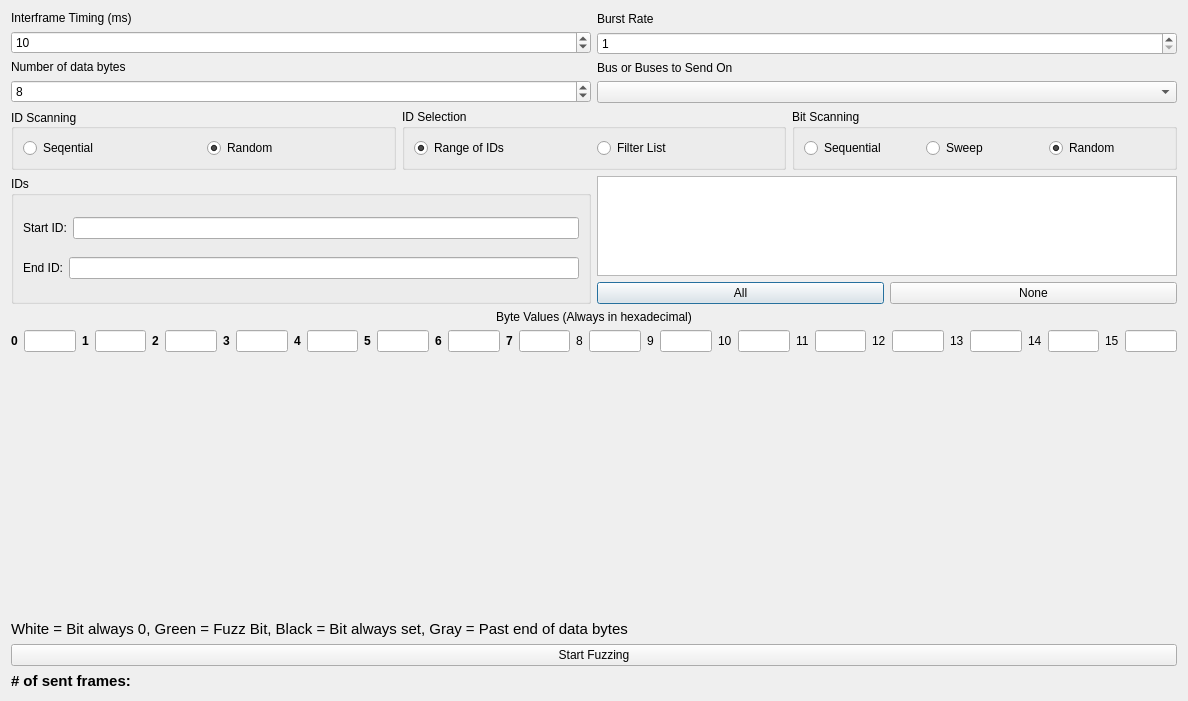
<?xml version="1.0" encoding="UTF-8"?>
<ui version="4.0">
 <class>FuzzingWindow</class>
 <widget class="QDialog" name="FuzzingWindow">
  <property name="geometry">
   <rect>
    <x>0</x>
    <y>0</y>
    <width>1188</width>
    <height>701</height>
   </rect>
  </property>
  <property name="windowTitle">
   <string>Fuzzing Window</string>
  </property>
  <layout class="QVBoxLayout" name="verticalLayout" stretch="1,1,3,0,0,6,0,0,0">
   <item>
    <layout class="QHBoxLayout" name="horizontalLayout">
     <item>
      <layout class="QVBoxLayout" name="verticalLayout_2">
       <item>
        <widget class="QLabel" name="label">
         <property name="text">
          <string>Interframe Timing (ms)</string>
         </property>
        </widget>
       </item>
       <item>
        <widget class="QSpinBox" name="spinTiming">
         <property name="maximum">
          <number>10000</number>
         </property>
         <property name="value">
          <number>10</number>
         </property>
        </widget>
       </item>
       <item>
        <widget class="QLabel" name="label_5">
         <property name="text">
          <string>Number of data bytes</string>
         </property>
        </widget>
       </item>
       <item>
        <widget class="QSpinBox" name="spinBytes">
         <property name="maximum">
          <number>64</number>
         </property>
         <property name="value">
          <number>8</number>
         </property>
        </widget>
       </item>
      </layout>
     </item>
     <item>
      <layout class="QVBoxLayout" name="verticalLayout_3">
       <item>
        <widget class="QLabel" name="label_2">
         <property name="text">
          <string>Burst Rate</string>
         </property>
        </widget>
       </item>
       <item>
        <widget class="QSpinBox" name="spinBurst">
         <property name="minimum">
          <number>1</number>
         </property>
         <property name="maximum">
          <number>10</number>
         </property>
         <property name="value">
          <number>1</number>
         </property>
        </widget>
       </item>
       <item>
        <widget class="QLabel" name="label_6">
         <property name="text">
          <string>Bus or Buses to Send On</string>
         </property>
        </widget>
       </item>
       <item>
        <widget class="QComboBox" name="cbBuses"/>
       </item>
      </layout>
     </item>
    </layout>
   </item>
   <item>
    <layout class="QHBoxLayout" name="horizontalLayout_2">
     <item>
      <widget class="QGroupBox" name="groupBox">
       <property name="title">
        <string>ID Scanning</string>
       </property>
       <property name="alignment">
        <set>Qt::AlignLeading|Qt::AlignLeft|Qt::AlignVCenter</set>
       </property>
       <layout class="QHBoxLayout" name="horizontalLayout_3">
        <item>
         <widget class="QRadioButton" name="rbSequentialID">
          <property name="text">
           <string>Seqential</string>
          </property>
         </widget>
        </item>
        <item>
         <widget class="QRadioButton" name="rbRandomID">
          <property name="text">
           <string>Random</string>
          </property>
          <property name="checked">
           <bool>true</bool>
          </property>
         </widget>
        </item>
       </layout>
      </widget>
     </item>
     <item>
      <widget class="QGroupBox" name="groupBox_2">
       <property name="title">
        <string>ID Selection</string>
       </property>
       <layout class="QHBoxLayout" name="horizontalLayout_4">
        <item>
         <widget class="QRadioButton" name="rbRangeIDSel">
          <property name="text">
           <string>Range of IDs</string>
          </property>
          <property name="checked">
           <bool>true</bool>
          </property>
         </widget>
        </item>
        <item>
         <widget class="QRadioButton" name="rbFilterIDSel">
          <property name="text">
           <string>Filter List</string>
          </property>
         </widget>
        </item>
       </layout>
      </widget>
     </item>
     <item>
      <widget class="QGroupBox" name="groupBox_4">
       <property name="title">
        <string>Bit Scanning</string>
       </property>
       <layout class="QHBoxLayout" name="horizontalLayout_8">
        <item>
         <widget class="QRadioButton" name="rbSequentialBits">
          <property name="text">
           <string>Sequential</string>
          </property>
         </widget>
        </item>
        <item>
         <widget class="QRadioButton" name="rbSweep">
          <property name="text">
           <string>Sweep</string>
          </property>
         </widget>
        </item>
        <item>
         <widget class="QRadioButton" name="rbRandomBits">
          <property name="text">
           <string>Random</string>
          </property>
          <property name="checked">
           <bool>true</bool>
          </property>
         </widget>
        </item>
       </layout>
      </widget>
     </item>
    </layout>
   </item>
   <item>
    <layout class="QHBoxLayout" name="horizontalLayout_5">
     <item>
      <widget class="QGroupBox" name="groupBox_3">
       <property name="title">
        <string>IDs</string>
       </property>
       <layout class="QVBoxLayout" name="verticalLayout_5">
        <item>
         <layout class="QHBoxLayout" name="horizontalLayout_6">
          <item>
           <widget class="QLabel" name="label_3">
            <property name="text">
             <string>Start ID:</string>
            </property>
           </widget>
          </item>
          <item>
           <widget class="QLineEdit" name="txtStartID"/>
          </item>
         </layout>
        </item>
        <item>
         <layout class="QHBoxLayout" name="horizontalLayout_7">
          <item>
           <widget class="QLabel" name="label_4">
            <property name="text">
             <string>End ID:</string>
            </property>
           </widget>
          </item>
          <item>
           <widget class="QLineEdit" name="txtEndID"/>
          </item>
         </layout>
        </item>
       </layout>
      </widget>
     </item>
     <item>
      <layout class="QVBoxLayout" name="verticalLayout_6">
       <item>
        <widget class="QListWidget" name="listID"/>
       </item>
       <item>
        <layout class="QHBoxLayout" name="horizontalLayout_9">
         <item>
          <widget class="QPushButton" name="btnAllFilters">
           <property name="text">
            <string>All</string>
           </property>
          </widget>
         </item>
         <item>
          <widget class="QPushButton" name="btnNoFilters">
           <property name="text">
            <string>None</string>
           </property>
          </widget>
         </item>
        </layout>
       </item>
      </layout>
     </item>
    </layout>
   </item>
   <item>
    <widget class="QLabel" name="label_8">
     <property name="text">
      <string>Byte Values (Always in hexadecimal)</string>
     </property>
     <property name="alignment">
      <set>Qt::AlignCenter</set>
     </property>
    </widget>
   </item>
   <item>
    <layout class="QHBoxLayout" name="horizontalLayout_10">
     <item>
      <widget class="QLabel" name="label_9">
       <property name="font">
        <font>
         <bold>true</bold>
        </font>
       </property>
       <property name="text">
        <string>0</string>
       </property>
       <property name="textFormat">
        <enum>Qt::PlainText</enum>
       </property>
      </widget>
     </item>
     <item>
      <widget class="QLineEdit" name="txtByte0"/>
     </item>
     <item>
      <widget class="QLabel" name="label_10">
       <property name="font">
        <font>
         <bold>true</bold>
        </font>
       </property>
       <property name="text">
        <string>1</string>
       </property>
      </widget>
     </item>
     <item>
      <widget class="QLineEdit" name="txtByte1"/>
     </item>
     <item>
      <widget class="QLabel" name="label_11">
       <property name="font">
        <font>
         <bold>true</bold>
        </font>
       </property>
       <property name="text">
        <string>2</string>
       </property>
      </widget>
     </item>
     <item>
      <widget class="QLineEdit" name="txtByte2"/>
     </item>
     <item>
      <widget class="QLabel" name="label_12">
       <property name="font">
        <font>
         <bold>true</bold>
        </font>
       </property>
       <property name="text">
        <string>3</string>
       </property>
      </widget>
     </item>
     <item>
      <widget class="QLineEdit" name="txtByte3"/>
     </item>
     <item>
      <widget class="QLabel" name="label_13">
       <property name="font">
        <font>
         <bold>true</bold>
        </font>
       </property>
       <property name="text">
        <string>4</string>
       </property>
      </widget>
     </item>
     <item>
      <widget class="QLineEdit" name="txtByte4"/>
     </item>
     <item>
      <widget class="QLabel" name="label_14">
       <property name="font">
        <font>
         <bold>true</bold>
        </font>
       </property>
       <property name="text">
        <string>5</string>
       </property>
      </widget>
     </item>
     <item>
      <widget class="QLineEdit" name="txtByte5"/>
     </item>
     <item>
      <widget class="QLabel" name="label_15">
       <property name="font">
        <font>
         <bold>true</bold>
        </font>
       </property>
       <property name="text">
        <string>6</string>
       </property>
      </widget>
     </item>
     <item>
      <widget class="QLineEdit" name="txtByte6"/>
     </item>
     <item>
      <widget class="QLabel" name="label_16">
       <property name="font">
        <font>
         <bold>true</bold>
        </font>
       </property>
       <property name="text">
        <string>7</string>
       </property>
      </widget>
     </item>
     <item>
      <widget class="QLineEdit" name="txtByte7"/>
     </item>
     <item>
      <widget class="QLabel" name="label_17">
       <property name="text">
        <string>8</string>
       </property>
      </widget>
     </item>
     <item>
      <widget class="QLineEdit" name="lineEdit"/>
     </item>
     <item>
      <widget class="QLabel" name="label_18">
       <property name="text">
        <string>9</string>
       </property>
      </widget>
     </item>
     <item>
      <widget class="QLineEdit" name="lineEdit_2"/>
     </item>
     <item>
      <widget class="QLabel" name="label_19">
       <property name="text">
        <string>10</string>
       </property>
      </widget>
     </item>
     <item>
      <widget class="QLineEdit" name="lineEdit_3"/>
     </item>
     <item>
      <widget class="QLabel" name="label_20">
       <property name="text">
        <string>11</string>
       </property>
      </widget>
     </item>
     <item>
      <widget class="QLineEdit" name="lineEdit_4"/>
     </item>
     <item>
      <widget class="QLabel" name="label_21">
       <property name="text">
        <string>12</string>
       </property>
      </widget>
     </item>
     <item>
      <widget class="QLineEdit" name="lineEdit_5"/>
     </item>
     <item>
      <widget class="QLabel" name="label_22">
       <property name="text">
        <string>13</string>
       </property>
      </widget>
     </item>
     <item>
      <widget class="QLineEdit" name="lineEdit_6"/>
     </item>
     <item>
      <widget class="QLabel" name="label_23">
       <property name="text">
        <string>14</string>
       </property>
      </widget>
     </item>
     <item>
      <widget class="QLineEdit" name="lineEdit_7"/>
     </item>
     <item>
      <widget class="QLabel" name="label_24">
       <property name="text">
        <string>15</string>
       </property>
      </widget>
     </item>
     <item>
      <widget class="QLineEdit" name="lineEdit_8"/>
     </item>
    </layout>
   </item>
   <item>
    <widget class="CANDataGrid" name="bitfield" native="true">
     <property name="minimumSize">
      <size>
       <width>0</width>
       <height>200</height>
      </size>
     </property>
    </widget>
   </item>
   <item>
    <widget class="QLabel" name="label_7">
     <property name="font">
      <font>
       <pointsize>11</pointsize>
      </font>
     </property>
     <property name="text">
      <string>White = Bit always 0, Green = Fuzz Bit, Black = Bit always set, Gray = Past end of data bytes</string>
     </property>
    </widget>
   </item>
   <item>
    <widget class="QPushButton" name="btnStartStop">
     <property name="text">
      <string>Start Fuzzing</string>
     </property>
    </widget>
   </item>
   <item>
    <widget class="QLabel" name="lblNumFrames">
     <property name="font">
      <font>
       <pointsize>11</pointsize>
       <bold>true</bold>
      </font>
     </property>
     <property name="text">
      <string># of sent frames:</string>
     </property>
    </widget>
   </item>
  </layout>
 </widget>
 <customwidgets>
  <customwidget>
   <class>CANDataGrid</class>
   <extends>QWidget</extends>
   <header>candatagrid.h</header>
   <container>1</container>
  </customwidget>
 </customwidgets>
 <tabstops>
  <tabstop>spinTiming</tabstop>
  <tabstop>spinBurst</tabstop>
  <tabstop>spinBytes</tabstop>
  <tabstop>cbBuses</tabstop>
  <tabstop>rbSequentialID</tabstop>
  <tabstop>rbRandomID</tabstop>
  <tabstop>rbRangeIDSel</tabstop>
  <tabstop>rbFilterIDSel</tabstop>
  <tabstop>rbSequentialBits</tabstop>
  <tabstop>rbSweep</tabstop>
  <tabstop>rbRandomBits</tabstop>
  <tabstop>txtStartID</tabstop>
  <tabstop>txtEndID</tabstop>
  <tabstop>listID</tabstop>
  <tabstop>btnAllFilters</tabstop>
  <tabstop>btnNoFilters</tabstop>
  <tabstop>btnStartStop</tabstop>
 </tabstops>
 <resources/>
 <connections/>
</ui>
